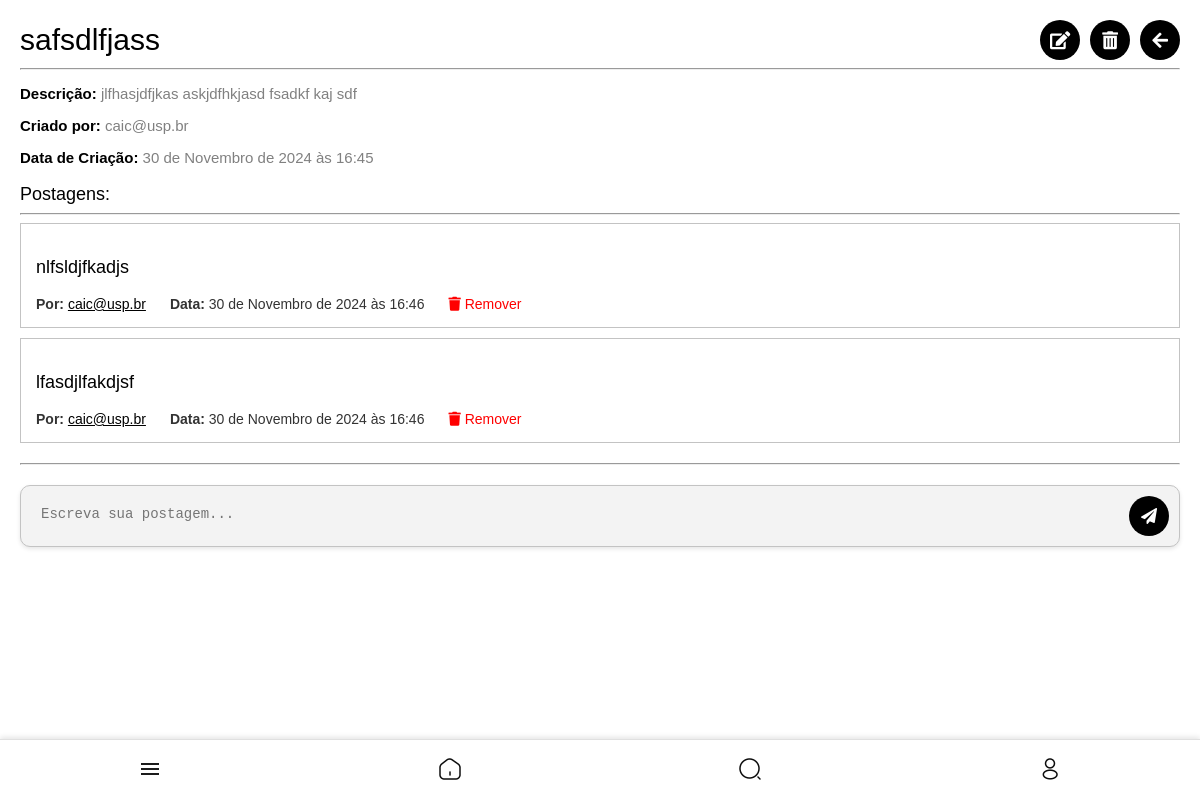
The app's page /disciplinas/topico/14/ (signed in) with its own data.
### core/models.py (models this page shows, shortened)
class Topico(models.Model):
    titulo = models.CharField(max_length=255)
    descricao = models.TextField()
    disciplina = models.ForeignKey(Disciplina, related_name='topicos', on_delete=models.CASCADE)
    criado_por = models.ForeignKey(User, on_delete=models.CASCADE)
    data_criacao = models.DateTimeField(auto_now_add=True)

class CustomUser(AbstractUser):
    USER_TYPE_CHOICES = (
        ('aluno', 'Aluno'),
        ('representante', 'Representante de Classe'),
        ('professor', 'Professor'),
        ('entidade', 'Entidade'),
    )
    user_type = models.CharField(max_length=20, choices=USER_TYPE_CHOICES, default='aluno')
    curso = models.CharField(max_length=100, blank=True, null=True)
    semestre = models.CharField(max_length=3, blank=True, null=True)
    departamento = models.CharField(max_length=100, blank=True, null=True)
    foto = models.ImageField(upload_to='user_photos/', blank=True, null=True, default='defaultphoto.jpg')
    email = models.EmailField(unique=True, validators=[CustomEmailValidator()])
    eventos_interesse = models.ManyToManyField('Evento', blank=True, related_name='interessados')
    is_public_profile = models.BooleanField(default=True)
    class Meta:
        verbose_name = 'Usuário'
        verbose_name_plural = 'Usuários'

class Postagem(models.Model):
    conteudo = models.TextField()
    topico = models.ForeignKey(Topico, related_name='postagens', on_delete=models.CASCADE)
    criado_por = models.ForeignKey(User, on_delete=models.CASCADE)
    data_criacao = models.DateTimeField(auto_now_add=True)

### core/views.py (the view)
# urls.py: path('disciplinas/topico/<int:topico_id>/', views.detalhe_topico, name='detalhe_topico'),
@login_required
def detalhe_topico(request, topico_id):
    topico = get_object_or_404(Topico, id=topico_id)
    disciplina = topico.disciplina
    if request.method == 'POST':
        form = NovaPostagemForm(request.POST)
        if form.is_valid():
            postagem = form.save(commit=False)
            postagem.topico = topico
            postagem.criado_por = request.user
            postagem.save()
            alunos = UserDiscipline.objects.filter(disciplina=disciplina).select_related('user')
            destinatarios = [ud.user for ud in alunos]
            if destinatarios:
                notificacao = Notificacao.objects.create(
                    titulo=f"Nova Postagem no Tópico: {topico.titulo}",
                    mensagem=f"Uma nova postagem foi adicionada ao tópico '{topico.titulo}' na disciplina {disciplina.nome}.",
                    criador=request.user,
                    disciplina=disciplina,
                    topico=topico
                )
                notificacao.destinatarios.set(destinatarios)
            return redirect('detalhe_topico', topico_id=topico.id)
    else:
        form = NovaPostagemForm()
    return render(request, 'core/detalhe_topico.html', {'topico': topico, 'form': form})

### core/forms.py
class NovaPostagemForm(forms.ModelForm):
    class Meta:
        model = Postagem
        fields = ['conteudo']

### templates/core/detalhe_topico.html (shortened to what this page needs)
{% extends 'core/base.html' %}
{% block content %}
<div class="disciplinas-add-container">
    <div class="header-container">
        <h1>{{ topico.titulo }}</h1>
        <div class="actions">
            {% if request.user.user_type == 'representante' or request.user.user_type == 'professor' %}
                <a href="{% url 'editar_topico' topico.id %}" class="icon-btn">
                    <i class="fas fa fa-edit"></i>
                </a>
                <a href="{% url 'remover_topico' topico.id %}" class="icon-btn">
                    <i class="fas fa-trash-alt"></i>
                </a>
            {% endif %}
            <button class="icon-btn" onclick="history.back();">
                <i class="fa fa-arrow-left"></i>
            </button>
        </div>
    </div>
    <hr>
    <div class="topico-info">
        <p style="font-size: min(4vw, 15px);"><strong>Descrição:</strong> {{ topico.descricao }}</p>
        <p >
            <a href="{% url 'view_profile' topico.criado_por.id %}"style="font-size: min(4vw, 15px);">
                <strong>Criado por:</strong> {{ topico.criado_por.username }}
            </a>
        </p>
        <p style="font-size: min(4vw, 15px);"><strong>Data de Criação:</strong> {{ topico.data_criacao }}</p>
    </div>
    <div class="professores-container">
        <h3 style="margin-bottom: 0;">Postagens:</h3>
        <hr>
        <ul class="disciplinas-add-list">
            {% for postagem in topico.postagens.all %}
            <li class="topico-detail-item">
                <div class="postagem-conteudo">
                    <p class="disciplina-nome" style="font-size: min(18px, 4vw); ">{{ postagem.conteudo }}</p>
                    <div class="postagem-info">
                        <span style="font-size: min(14px, 3vw);"><strong >Por:</strong> <a href="{% url 'view_profile' topico.criado_por.id %}" style="font-size: min(14px, 3vw); color: black; text-decoration: underline;">{{ postagem.criado_por.username }}</a></span>
                        <span style="font-size: min(14px, 3vw);"><strong >Data:</strong> {{ postagem.data_criacao }}</span>
                        {% if request.user.user_type == 'representante' or request.user.user_type == 'professor' %}
                        <a href="{% url 'remover_postagem' postagem.id %}" class="icon-btn remover-btn" style="color: red;font-size: min(14px, 3vw);">
                            <i class="fa fa-trash"></i> Remover
                        </a>
                        {% endif %}
                    </div>
                </div>
            </li>
            {% empty %}
            <li class="empty-result" style="font-size: min(15px,4vw); color: #8c8c8c;">Não há postagens neste tópico ainda.</li>
            {% endfor %}
        </ul>
    <hr>
    </div>
    {% if user.is_authenticated %}
    <div class="import-disciplinas-container-topico">
        <form method="post" class="postagem-form">
            <textarea name="conteudo" placeholder="Escreva sua postagem..."></textarea>
            <button type="submit">
                <i class="fa fa-paper-plane"></i>
            </button>
        </form>
    </div>
    {% endif %}
</div>
{% endblock %}

### static/style.css (style rules this page uses)
@media (min-width: 769px) { body { font-family: Arial, sans-serif; background-color: rgb(234, 234, 234); display: flex; flex-direction: column; align-items: center; justify-content: flex-start; min-height: 100vh; margin: 0; padding-bottom: 5vw; } }
@media (min-width: 769px) { a { text-decoration: none; color: #000000; } }
@media (min-width: 769px) { .header-container { display: flex; flex-direction: row; justify-content: space-between; align-items: center; } }
@media (min-width: 769px) { .actions { display: flex; flex-direction: row; gap: min(10px, 2vw); justify-content: center; align-items: center; } }
@media (min-width: 769px) { .actions .icon-btn { display: flex; flex-direction: row; justify-content: center; background-color: #000; color: #fff; border: none; border-radius: 50%; width: min(40px, 8vw); height: min(40px, 8vw); font-size: min(18px, 4vw); cursor: pointer; text-decoration: none; } }
@media (min-width: 769px) { .disciplinas-add-container { padding: min(6vw, 20px); font-family: Arial, sans-serif; padding-bottom: min(20vw,80px); width: 100vw; box-sizing: border-box; } }
@media (min-width: 769px) { .disciplinas-add-container h3 { font-weight: normal; font-size: min(18px,5vw); } }
@media (min-width: 769px) { .disciplinas-add-container h1 { font-size: min(30px,6vw); margin-bottom: 0; margin-top: 0; font-weight:normal; text-align: left; } }
@media (min-width: 769px) { .disciplinas-add-list { list-style: none; padding: 0; margin: 0; display: flex; flex-direction: column; } }
@media (min-width: 769px) { .disciplinas-add-list { display: flex; justify-content: center; align-items: center; margin-bottom: min(10px); } }
@media (min-width: 769px) { .icon-btn { background: none; border: none; font-size: min(18px, 4vw); color: #000000; cursor: pointer; text-decoration: none; display: flex; align-items: center; justify-content: center; } }
@media (min-width: 769px) { .topico-info p,a { font-size: min(12px); color: grey; } }
@media (min-width: 769px) { .topico-info strong { color: black; } }
@media (min-width: 769px) { .topico-detail-item { display: flex; align-items: center; background-color: #fff; border: 1px solid #c3c3c3; margin-bottom: min(10px, 6vw); padding: min(15px, 6vw); text-align: left; width: 100%; box-sizing: border-box; position: relative; } }
@media (min-width: 769px) { .topico-detail-item { display: flex; flex-direction: column; justify-content: left; background-color: #fff; border: 1px solid #c3c3c3; margin-bottom: min(10px, 6vw); padding: min(15px, 6vw); text-align: left; width: 100%; box-sizing: border-box; } }
@media (min-width: 769px) { .postagem-conteudo { display: flex; flex-direction: column; justify-content: left; align-items: flex-start; padding: 0; margin: 0; width: 100%; box-sizing: border-box; } }
@media (min-width: 769px) { .postagem-info { display: flex; justify-content: left; align-items: center; font-size: min(14px, 3vw); color: #333; margin: 0; gap: 2vw; } }
@media (min-width: 769px) { .remover-btn { display: flex; align-items: center; gap: min(4px, 1vw); font-size: min(14px, 2vw); text-decoration: none; } }
@media (min-width: 769px) { .remover-btn i { font-size: min(14px,2vw); } }
@media (min-width: 769px) { .postagem-form { display: flex; align-items: center; justify-content: space-between; background-color: #f3f3f3; border: 1px solid #c3c3c3; border-radius: min(10px, 1.5vw); padding: min(10px, 2vw); margin-top: 20px; box-shadow: 0 2px 4px rgba(0, 0, 0, 0.1); } }
@media (min-width: 769px) { .postagem-form textarea { flex: 1; border: none; resize: none; padding: min(10px, 2vw); font-size: min(14px, 3vw); outline: none; background-color: transparent; box-sizing: border-box; color: #333; height: min(40px, 8vw); } }
@media (min-width: 769px) { .postagem-form button { display: flex; align-items: center; justify-content: center; background-color: #000; color: #fff; border: none; border-radius: 50%; width: min(40px, 8vw); height: min(40px, 8vw); font-size: min(16px, 4vw); cursor: pointer; margin-left: min(10px, 2vw); } }
@media (min-width: 769px) { .import-disciplinas-container-topico { text-align: center; margin-top: min(20px, 6vw); margin-bottom: min(5vw,20px); } }
@media (min-width: 769px) { .import-disciplinas-container-topico { width: 100%; margin: 0 auto; } }

### templates/core/detalhe_topico.html (style rules this page uses)
body { background-color: white; margin: 0; padding: 0; box-sizing: border-box; overflow-x: hidden; }
html, body { width: 100%; }

### records on screen
Topico: titulo "safsdlfjass", descricao "jlfhasjdfjkas askjdfhkjasd fsadkf kaj sdf", criado_por.username "caic@usp.br", data_criacao "30 de Novembro de 2024 às 16:45"
Postagem: conteudo "nlfsldjfkadjs", criado_por.username "caic@usp.br", data_criacao "30 de Novembro de 2024 às 16:46"
Postagem: conteudo "lfasdjlfakdjsf", criado_por.username "caic@usp.br", data_criacao "30 de Novembro de 2024 às 16:46"
